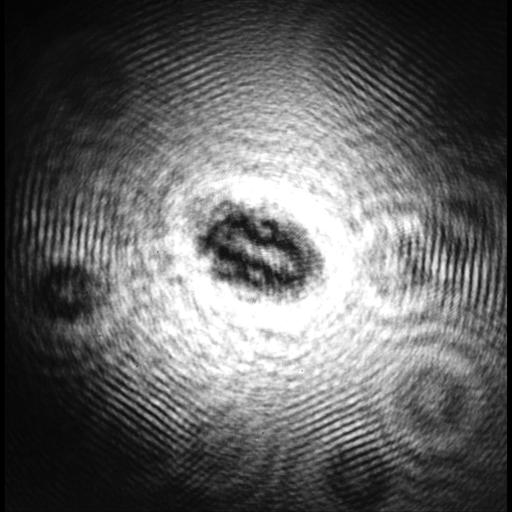
#> input picture resources/holoMHDL512.bmp, 512 x 512 px
$ python reconstruct.py
#> lines starting #> are read from the running program, lines starting #| are printed output that depends on the picture
### holography_tools.py
import cv2
import time
import math
import numpy as np
import os
from scipy.fftpack import fft, fftfreq, fftshift,ifft,fft2,ifft2,ifftn,ifftshift
import matplotlib.pyplot as plt
from skimage import color
from skimage import io

class HolographyTools():
    """
    A set of tools created to help people to apply holography digital image processing
    All the credits to: Juan Pablo Piedrahita Quintero - Jorge García Sucerquia - Carlos Trujillo
    """
    def __init__(self):

        pass

    # [89 lines left out: functions point_src, holo_interpF, not called in this run]


    def filtcosenoF(self, par, fi):
        """
        Normalize coordinates in the interval (-pi, pi) and creates filters in horizontal and vertical direction

        Example : FC = filtcosenoF(100, 5)

        """

        #Coordinates
        Xfc,Yfc=np.meshgrid(np.linspace(- fi / 2,fi / 2,fi),np.linspace(fi / 2,- fi / 2,fi))

        FC1=np.cos(np.dot(np.dot(Xfc,(np.pi / par)),(1 / np.max(np.max(Xfc))))) ** 2
        FC2=np.cos(np.dot(np.dot(Yfc,(np.pi / par)),(1 / np.max(np.max(Yfc))))) ** 2
        #Intersect both directions
        FC=np.multiply(np.multiply(np.multiply((FC1 > 0),(FC1)),(FC2 > 0)),(FC2))
        #Re-scale from 0 to 1
        FC=FC / np.max(np.max(FC))

        return FC


    def prepairholoF(self,CH_m,xop,yop,Xp,Yp):

        """
        USER FUNCTION TO PREPARE THE HOLOGRAM USING NEAREST NEIGHBOOR INTERPOLATION


        """
        size=np.shape(CH_m)
        row = size[0]
        #New coordinates measured in units of the -2*xop/(row) pixel size
        Xcoord = (Xp - xop)/(-2*xop/(row))
        Ycoord = (Yp - yop)/(-2*xop/(row))
        #Find lowest integer
        iXcoord= (np.floor(Xcoord)).astype('int')
        iYcoord= (np.floor(Ycoord)).astype('int')
        #Assure there isn't null pixel positions

        iXcoord[iXcoord == 0 ]=1
        iYcoord[iYcoord == 0 ]=1
        # Calculate the fractioning for interpolation
        x1frac=(iXcoord + 1.0) - Xcoord
        x2frac=1.0 - x1frac
        y1frac=(iYcoord + 1.0) - Ycoord
        y2frac=1.0 - y1frac
        x1y1=np.multiply(x1frac,y1frac)
        x1y2=np.multiply(x1frac,y2frac)
        x2y1=np.multiply(x2frac,y1frac)
        x2y2=np.multiply(x2frac,y2frac)

        #Pre-allocate the prepared hologram
        CHp_m=np.zeros((row,row),dtype = complex)
        #Prepare hologram (preparation1 - every pixel remapping)
        for it in range(row-1):
            for jt in range(row-1):
                CHp_m[iYcoord[it,jt]-1,iXcoord[it,jt]-1]= CHp_m[iYcoord[it,jt]-1,iXcoord[it,jt]-1] + (x1y1[it,jt])*CH_m[it,jt]
                CHp_m[iYcoord[it,jt]-1,iXcoord[it,jt]]= CHp_m[iYcoord[it,jt]-1,iXcoord[it,jt]] + (x2y1[it,jt])*CH_m[it,jt]
                CHp_m[iYcoord[it,jt],iXcoord[it,jt]-1]= CHp_m[iYcoord[it,jt],iXcoord[it,jt]-1] + (x1y2[it,jt])*CH_m[it,jt]
                CHp_m[iYcoord[it,jt],iXcoord[it,jt]]= CHp_m[iYcoord[it,jt],iXcoord[it,jt]] + (x2y2[it,jt])*CH_m[it,jt]
        return CHp_m


    # [46 lines left out: function bluestein3, not called in this run]


    def Reconstruct_kreuzer3F(self,CH_m,z,L,lambda_,deltax,deltaX,FC,str):
        """
        Reconstruct an hologram to the original image


        Parameters:

            M: CH_m

                Input hologram (hologram-reference hologram)
            z:
                Source to sample distance
            L:
                source-to-screen distance
            lambda_:
                wavelenght
            deltax:
                Pixel size for the prepared hologram
            deltaX:
                pixel width for the reconstructed image

            FC:
                Result of filtcosenoF function

            str:
                "save" to save image
        return:
            K :
                Reconstructed image

        """


        #Square pixels:
        deltaY=deltaX
        #Matrix size
        size=np.shape(CH_m)
        row = size[0]
        #Parameters
        k=(2*np.pi )/ lambda_
        W= deltax*row
        #Matriz coordinates
        X,Y=np.meshgrid(np.arange(0,row),np.arange(0,row))
        #Hologram origin coordinates
        xo=- W / 2
        yo=- W / 2
        #Prepared Hologram, coordinates origin
        xop=xo*L / math.sqrt(L ** 2 + xo ** 2)
        yop=yo*L / math.sqrt(L ** 2 + yo ** 2)
        #Pixel size for the prepared hologram
        deltaxp=xop / (- row / 2)
        deltayp=deltaxp
        #Coordinates origin for the reconstruction plane
        Yo=np.dot(- deltaX,(row)) / 2
        Xo=np.dot(- deltaX,(row)) / 2
        Xp=np.dot(np.dot((deltax),(X - row / 2)),L) / np.sqrt(L ** 2 + np.dot((deltax ** 2),(X - row / 2) ** 2) + np.dot((deltax ** 2),(Y - row / 2) ** 2))
        Yp=np.dot(np.dot((deltax),(Y - row / 2)),L) / np.sqrt(L ** 2 + np.dot((deltax ** 2),(X - row / 2) ** 2) + np.dot((deltax ** 2),(Y - row / 2) ** 2))
        #Search for prepared hologram if needed
        current_folder = os.getcwd()
        file= os.path.join(current_folder, str)
        #Preparation of the hologram when neccesary
        if os.path.exists(file) == False:
            CHp_m=self.prepairholoF(CH_m,xop,yop,Xp,Yp)
    #    if exist(file,'file') == 0:
    #        #Prepare holo
        # CHp_m=prepairholoF(CH_m,xop,yop,Xp,Yp)
    ## kreuzer3F.m:48
    #        #    save(str,'CHp_m');
    #    else:
    #        #load .mat file with the saved prepared hologram
    #        load(str)

        #Multiply prepared hologram with propagation phase
        Rp=np.sqrt((L ** 2) - (np.dot(deltaxp,X) + xop) ** 2 - (np.dot(deltayp,Y) + yop) ** 2)
        r=np.sqrt(np.dot((deltaX ** 2),((X - row / 2) ** 2 + (Y - row / 2) ** 2)) + (z) ** 2)
        CHp_m= CHp_m*((L/Rp)**4)*np.exp(-0.5*1j*k*(r**2 - 2*z*L)*Rp/(L**2))

        #Padding constant value
        pad=int(row / 2)
        #Padding on the cosine rowlter
        FC=np.pad(FC,(pad,pad), 'constant',constant_values=0)
        #Convolution operation
    #First transform
        T1=np.multiply(CHp_m,np.exp(np.dot((np.dot(1j,k) / (np.dot(2,L))),(np.dot(np.dot(np.dot(2,Xo),X),deltaxp) + np.dot(np.dot(np.dot(2,Yo),Y),deltayp) + np.dot(np.dot((X) ** 2,deltaxp),deltaX) + np.dot(np.dot((Y) ** 2,deltayp),deltaY)))))
        T1=np.pad(T1,(pad,pad), 'constant',constant_values=0)
        T1=fftshift(fft2(fftshift(np.multiply(T1,FC))))
        #Second transform
        T2=np.exp(np.dot(np.dot(- 1j,(k / (np.dot(2,L)))),(np.dot(np.dot((X - row / 2) ** 2,deltaxp),deltaX) + np.dot(np.dot((Y - row / 2) ** 2,deltayp),deltaY))))
        T2=np.pad(T2,(pad,pad), 'constant',constant_values=0)
        T2=fftshift(fft2(fftshift(np.multiply(T2,FC))))
        #Third transform
        K=ifftshift(ifftn(ifftshift(np.multiply(T2,T1))))
        K=K[pad+1:pad+row,pad+1:pad+row]


        return K

    # [58 lines left out: function dlhm_sim, not called in this run]


### reconstruct.py
import cv2
import time
import math
import numpy as np
import os
import matplotlib.pyplot as plt
from holography_tools import HolographyTools

tools = HolographyTools()
plt.figure(figsize=(20,20))
# filename='/content/holoMHDL512.bmp'
filename='./resources/holoMHDL512.bmp'
# filename='/content/Paramecium_Holo.bmp'
holo=(plt.imread(filename)).astype(float)
#> holo: shape (512, 512) float64; min 0, max 255, mean 96.8
shape=np.shape(holo)
#> shape = (512, 512)
fi = shape[0]
#> fi = 512
# filenameref='/content/refMHDL512.bmp'
filenameref='./resources/refMHDL512.bmp'
# filenameref='/content/Paramecium_Reference.bmp'
ref=(plt.imread(filenameref)).astype(float)
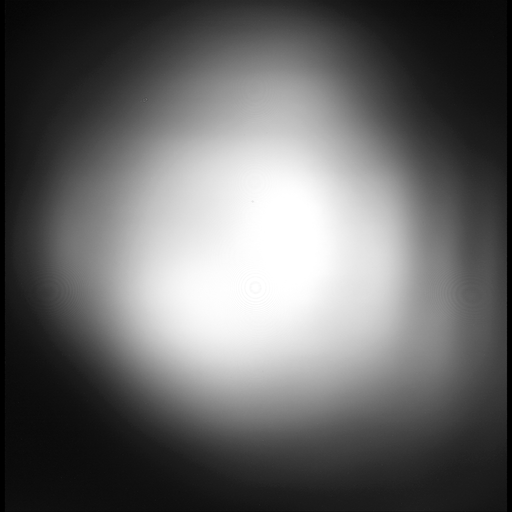
#> input picture resources/refMHDL512.bmp, 512 x 512 px
#> ref: shape (512, 512) float64; min 0, max 255, mean 102.8
holoContrast=holo - ref

# [6 lines of commented-out code are left out]
plt.subplot(121)
plt.title('holoContrast')
plt.imshow(holoContrast,cmap='gray')
# cv2.imshow("initial hologram",holo)
# cv2.waitKey()
# cv2.destroyAllWindows()
#geometric features
z=76e-6
L=12e-2
lambda_= 405e-9
dx=(12.288e-2) / fi
#> dx = 0.00024
# [5 lines of commented-out code are left out]
deltaX=(z*dx) / L
#> deltaX = 1.52e-07

#cosenus filter creation
FC=tools.filtcosenoF(100,fi)
#reconstrcut

start = time.time()
K=tools.Reconstruct_kreuzer3F(holoContrast,z,L,lambda_,dx,deltaX,FC,'save')
#> in prepairholoF, `iYcoord= (np.floor(Ycoord)).astype('int')`:
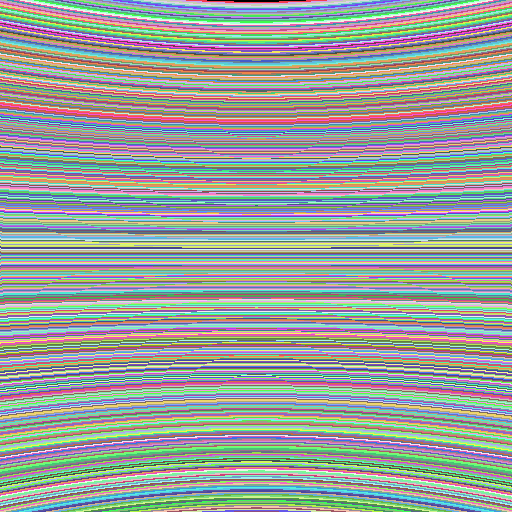
#> iYcoord: shape (512, 512) int64; 512 distinct labels, from 0 to 511; one colour per label, 0 black
#> in prepairholoF, `iXcoord[iXcoord == 0 ]=1`: iXcoord: shape (512, 512) int64; min 1, max 511, mean 255
#> in prepairholoF, `iYcoord[iYcoord == 0 ]=1`:
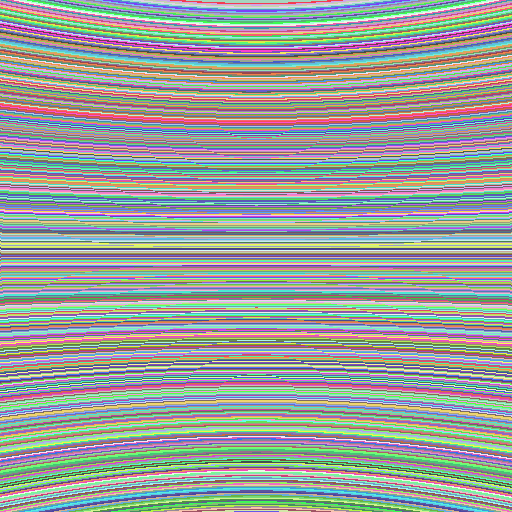
#> iYcoord: shape (512, 512) int64; 511 distinct labels, from 1 to 511; one colour per label, 0 black
#> in prepairholoF, `x2y1=np.multiply(x2frac,y1frac)`:
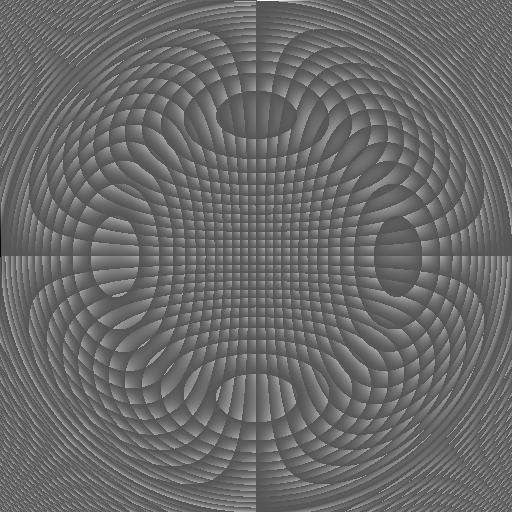
#> x2y1: shape (512, 512) float64; min -1, max 2, mean 0.25; drawn with min black and max white
#> in prepairholoF, `x2y2=np.multiply(x2frac,y2frac)`:
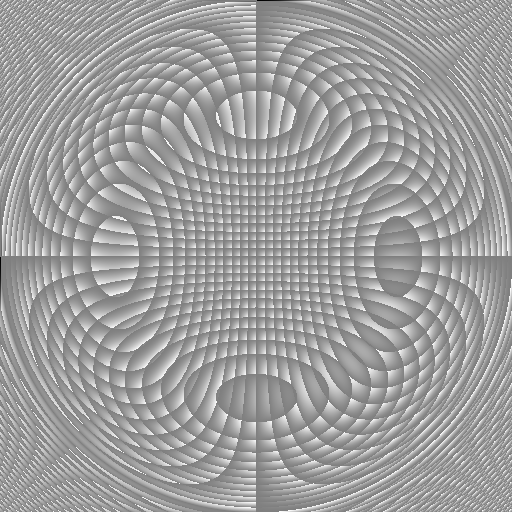
#> x2y2: shape (512, 512) float64; min -1, max 0.999, mean 0.248; drawn with min black and max white
end = time.time()
print("time :",end - start)

amplitude = np.abs(K)
intensity = np.square(np.abs(K))
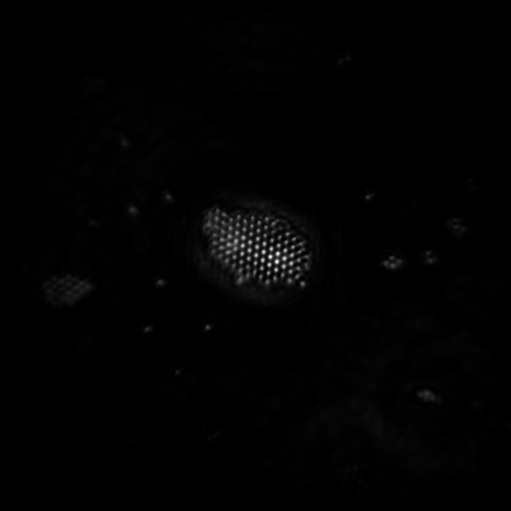
#> intensity: shape (511, 511) float64; min 217.3, max 3.6e+11, mean 3.44e+09; drawn with min black and max white
phase = np.angle(K)
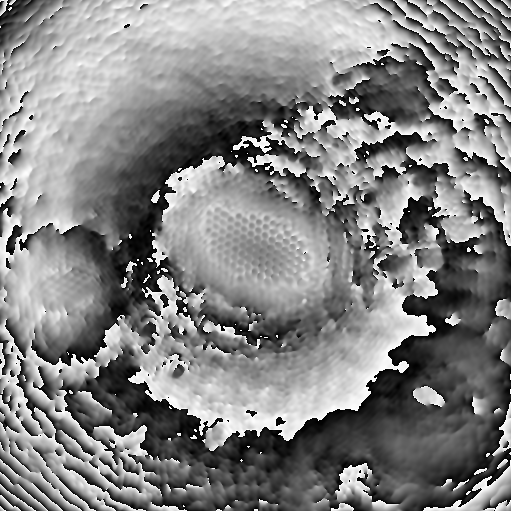
#> phase: shape (511, 511) float64; min -3.14, max 3.14, mean 0.0954; drawn with min black and max white

# plt.subplot(254)
# plt.title('Amplitude')
# plt.imshow(amplitude,cmap='gray')

plt.subplot(122)
plt.title('intensity')
plt.imshow(intensity,cmap='gray')

# plt.subplot(256)
# plt.title('Phase')
# plt.imshow(phase,cmap='gray')

plt.show()
